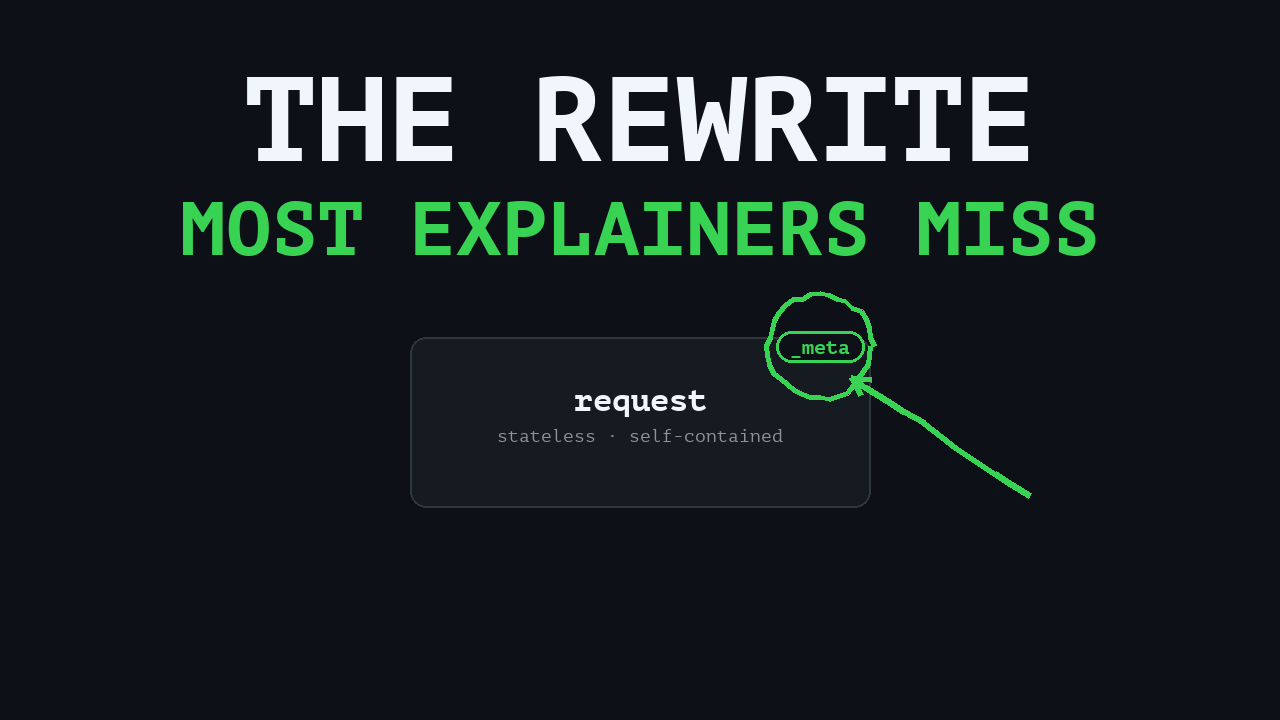
#> input picture episodes/episode-01-what-is-mcp/thumbnails/thumb-b.png, 1280 x 720 px
$ python -i compose_thumbnails.py   (imports and definitions only)
#> lines starting #> are read from the running program, lines starting #| are printed output that depends on the picture
### .codex-marketplace/youtube-video-generator/tools/dual_host/common.py
"""Shared helpers for the toolkit: where things live, API keys, channel config and fonts.

Two roots matter:
- CODE_ROOT:    the folder that holds this toolkit (the cloned repo, or the Claude Code plugin cache).
- PROJECT_ROOT: the creator's working folder, where .env, channel-config.md, assets/ and episodes/ live.
In a normal clone they are the same folder. When the toolkit is installed as a Claude Code plugin they differ,
so user files are always looked up in PROJECT_ROOT first.
"""
import os
import re
import sys

CODE_ROOT = os.path.abspath(os.path.join(os.path.dirname(__file__), "..", ".."))


def find_project_root():
    """YTVG_PROJECT wins, then the nearest folder (from the current one upward) that looks like a project."""
    env = os.environ.get("YTVG_PROJECT")
    if env and os.path.isdir(env):
        return os.path.abspath(env)
    d = os.path.abspath(os.getcwd())
    while True:
        if any(os.path.exists(os.path.join(d, m)) for m in ("channel-config.md", ".env")) or os.path.isdir(os.path.join(d, "episodes")):
            return d
        parent = os.path.dirname(d)
        if parent == d:
            return CODE_ROOT
        d = parent


PROJECT_ROOT = find_project_root()


# [26 lines left out: functions data_path, env_key, not called in this run]


# ---------------------------------------------------------------- channel config
_CONFIG = None


# [12 lines left out: function load_config, not called in this run]


def cfg(key, default=None):
    return load_config().get(key.lower(), default)


# [5 lines left out: function cfg_float, not called in this run]


# ---------------------------------------------------------------- fonts (macOS, Windows, Linux)
_FONT_FILES = {
    "impact": ["/System/Library/Fonts/Supplemental/Impact.ttf", r"C:\Windows\Fonts\impact.ttf",
               "/usr/share/fonts/truetype/msttcorefonts/Impact.ttf", "/usr/share/fonts/truetype/dejavu/DejaVuSans-Bold.ttf",
               "/usr/share/fonts/truetype/liberation/LiberationSans-Bold.ttf", "/usr/share/fonts/dejavu/DejaVuSans-Bold.ttf"],
    "black": ["/System/Library/Fonts/Supplemental/Arial Black.ttf", r"C:\Windows\Fonts\ariblk.ttf",
              "/usr/share/fonts/truetype/msttcorefonts/Arial_Black.ttf", "/usr/share/fonts/truetype/dejavu/DejaVuSans-Bold.ttf",
              "/usr/share/fonts/truetype/liberation/LiberationSans-Bold.ttf", "/usr/share/fonts/dejavu/DejaVuSans-Bold.ttf"],
    "bold": ["/System/Library/Fonts/Helvetica.ttc|1", "/System/Library/Fonts/Supplemental/Arial Bold.ttf", r"C:\Windows\Fonts\arialbd.ttf",
             "/usr/share/fonts/truetype/dejavu/DejaVuSans-Bold.ttf", "/usr/share/fonts/truetype/liberation/LiberationSans-Bold.ttf",
             "/usr/share/fonts/dejavu/DejaVuSans-Bold.ttf"],
    "regular": ["/System/Library/Fonts/Helvetica.ttc|0", "/System/Library/Fonts/Supplemental/Arial.ttf", r"C:\Windows\Fonts\arial.ttf",
                "/usr/share/fonts/truetype/dejavu/DejaVuSans.ttf", "/usr/share/fonts/truetype/liberation/LiberationSans-Regular.ttf",
                "/usr/share/fonts/dejavu/DejaVuSans.ttf"],
}
_EMOJI_FONTS = [("/System/Library/Fonts/Apple Color Emoji.ttc", 160), (r"C:\Windows\Fonts\seguiemj.ttf", 109),
                ("/usr/share/fonts/truetype/noto/NotoColorEmoji.ttf", 109), ("/usr/share/fonts/noto/NotoColorEmoji.ttf", 109)]


# [26 lines left out: functions find_font, emoji_font, not called in this run]

### tools/dual_host/compose_thumbnails.py
#!/usr/bin/env python3
"""Compose episode thumbnails (1280x720) from a small spec file. Text is drawn here, never by an image model,
so spelling and edge margins are always correct.

Usage: compose_thumbnails.py <episode_dir> [<episode_dir> ...]
       compose_thumbnails.py --spec <episode_dir>            (same thing, older spelling)

Reads   <episode_dir>/thumbnail-spec.json
Writes  <episode_dir>/thumbnails/thumb-a.png, thumb-b.png and copies thumb-a.png to <episode_dir>/thumbnail-final.png.
Exactly two options per episode, so the pick stays easy.

Spec (see docs/THUMBNAILS.md):
{
  "series_number": "04",                      shown as the EPISODE tag; use the published number
  "a": { "shot": "thinking",                  presenter shot name from assets/presenter/, "presenter" (your saved photo), "photo:<cutout.png>", or "none"
         "lines": [["stdio vs", 190, "YELLOW"], ["HTTP", 300, "GREEN"]],
         "banner": "CHANGED IN 2026", "banner_size": 54, "max_w": 590,
         "icons": [["wrench", "Tools"]],      optional emoji row under the banner
         "panels": {"title": [["WHICH ONE?", 130, "YELLOW"]], "items": [["stdio", "memo", "BLUE"]]},   optional panel layout
         "hero": {"left": "64", "right": "1", "size": 270, "banner": "ONE PROTOCOL", "banner_size": 42}   optional big-number layout
       },
  "b": { ... same keys ... }
}
Colors: YELLOW GREEN WHITE RED BLUE ORANGE. If a presenter shot is missing, a face-less navy background is used.
"""
import os, shutil, sys
from PIL import Image, ImageOps, ImageDraw, ImageEnhance, ImageFilter

sys.path.insert(0, os.path.dirname(os.path.abspath(__file__)))
from common import cfg, data_path, emoji_font, find_font  # noqa: E402

W, H = 1280, 720
YELLOW, GREEN, WHITE, RED, DARK = (255, 213, 0), (46, 204, 64), (255, 255, 255), (200, 16, 30), (6, 10, 22)
BLUE, ORANGE, GREEN_P = (28, 110, 230), (240, 130, 20), (30, 150, 60)
COLORS = {"YELLOW": YELLOW, "GREEN": GREEN, "WHITE": WHITE, "RED": RED, "BLUE": BLUE, "ORANGE": ORANGE}
PANEL_COLORS = {"BLUE": BLUE, "GREEN": GREEN_P, "ORANGE": ORANGE, "RED": RED, "YELLOW": (200, 160, 0)}
EMOJI = {"wrench": "\U0001F527", "folder": "\U0001F4C1", "bulb": "\U0001F4A1", "search": "\U0001F50D", "memo": "\U0001F4DD",
         "globe": "\U0001F310", "lock": "\U0001F512", "gear": "⚙", "rocket": "\U0001F680", "check": "✅"}
LEFT, TOP, BOTTOM = 56, 56, 585  # content must stay inside this box (the badge sits below)
_WARNED = set()


def impact(size):
    return find_font("impact", size)


def black(size):
    return find_font("black", size)


# [22 lines left out: functions emoji, text_block, not called in this run]


def measure(d, s, font, stroke=9):
    b = d.textbbox((0, 0), s, font=font, stroke_width=stroke)
    return b[2] - b[0], b[3] - b[1]


# [51 lines left out: functions banner, badge, stack, draw_stack, not called in this run]


# ---------------------------------------------------------------- backgrounds
def navy_background():
    bg = Image.new("RGB", (W, H), (8, 13, 27))
    glow = Image.new("RGB", (W, H), (8, 13, 27))
    ImageDraw.Draw(glow).ellipse([650, -120, 1450, 700], fill=(22, 52, 112))
    return Image.blend(bg, glow.filter(ImageFilter.GaussianBlur(120)), 0.9)


def photo_base(cutout_path, face_center_x=960, scale=1.15, top=-6, flip=False):
    """Real photo (transparent PNG cutout) on the navy background with a soft blue halo."""
#> called with face_center_x = 960, scale = 1.15, top = -6, flip = False
    cut = Image.open(cutout_path).convert("RGBA")
    if flip:  # mirror the photo so the person looks toward the headline on the left
        cut = ImageOps.mirror(cut)
    rgb = cut.convert("RGB")
#> rgb is the input picture: PIL image 1280x720 RGB; mean R, G, B 22.9, 31.2, 33.6
    rgb = ImageEnhance.Color(ImageEnhance.Contrast(ImageEnhance.Brightness(rgb).enhance(1.08)).enhance(1.08)).enhance(1.05)
    cut = Image.merge("RGBA", (*rgb.split(), cut.split()[3]))
    cut = cut.resize((int(cut.width * scale), int(cut.height * scale)), Image.LANCZOS)
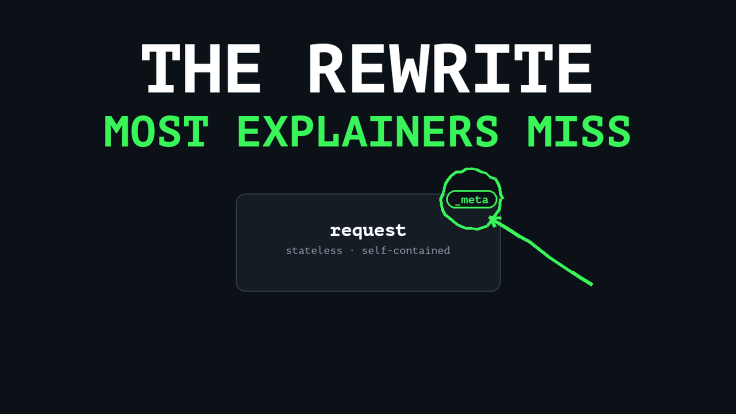
#> cut: PIL image 1472x827 RGBA (shown at 1/2 size); mean R, G, B, A 21.7, 32.5, 34, 255
    sharp = cut.convert("RGB").filter(ImageFilter.UnsharpMask(radius=1.6, percent=85, threshold=2))
    cut = Image.merge("RGBA", (*sharp.split(), cut.split()[3]))
    bbox = cut.getbbox()
#> bbox = (0, 0, 1472, 827)
    face_x = bbox[0] + int((bbox[2] - bbox[0]) * (0.60 if flip else 0.40))
#> face_x = 588
    person = Image.new("RGBA", (W, H), (0, 0, 0, 0))
#> person: PIL image 1280x720 RGBA; every value is 0
    person.paste(cut, (face_center_x - face_x, top), cut)
    halo = person.split()[3].filter(ImageFilter.MaxFilter(31)).filter(ImageFilter.GaussianBlur(22))
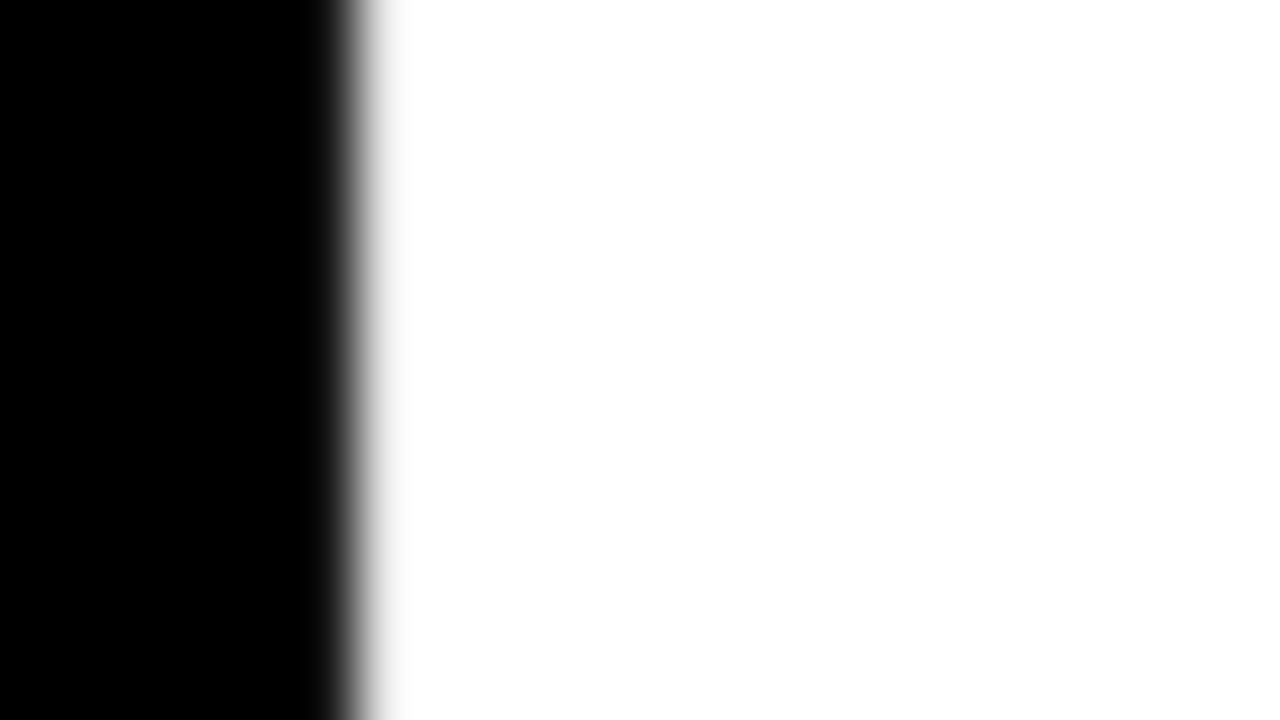
#> halo: PIL image 1280x720 L; min 0, max 255, mean 183.9
    base = Image.composite(Image.new("RGB", (W, H), (70, 150, 255)), navy_background(), halo.point(lambda v: int(v * 0.55)))
#> in navy_background, `return Image.blend(bg, glow.filter(ImageFilter.GaussianBlur(120)), 0.9)`:
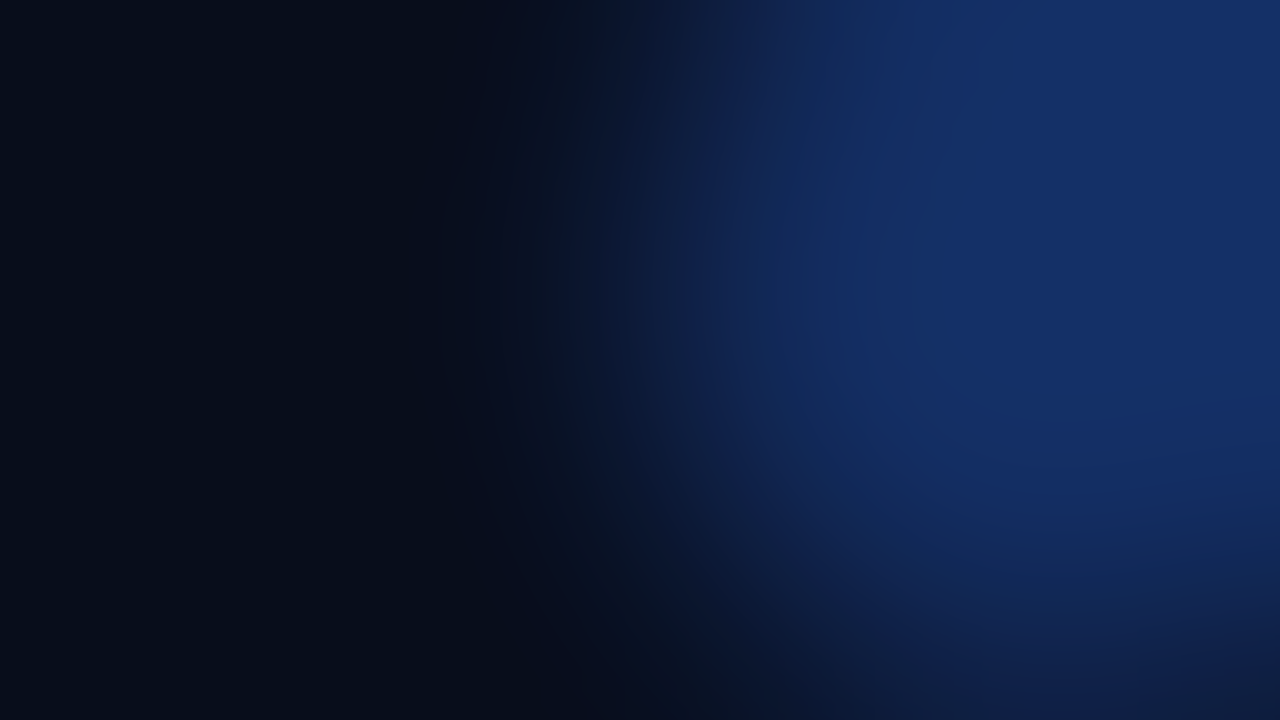
#> returned value: PIL image 1280x720 RGB; mean R, G, B 12.8, 27.1, 58
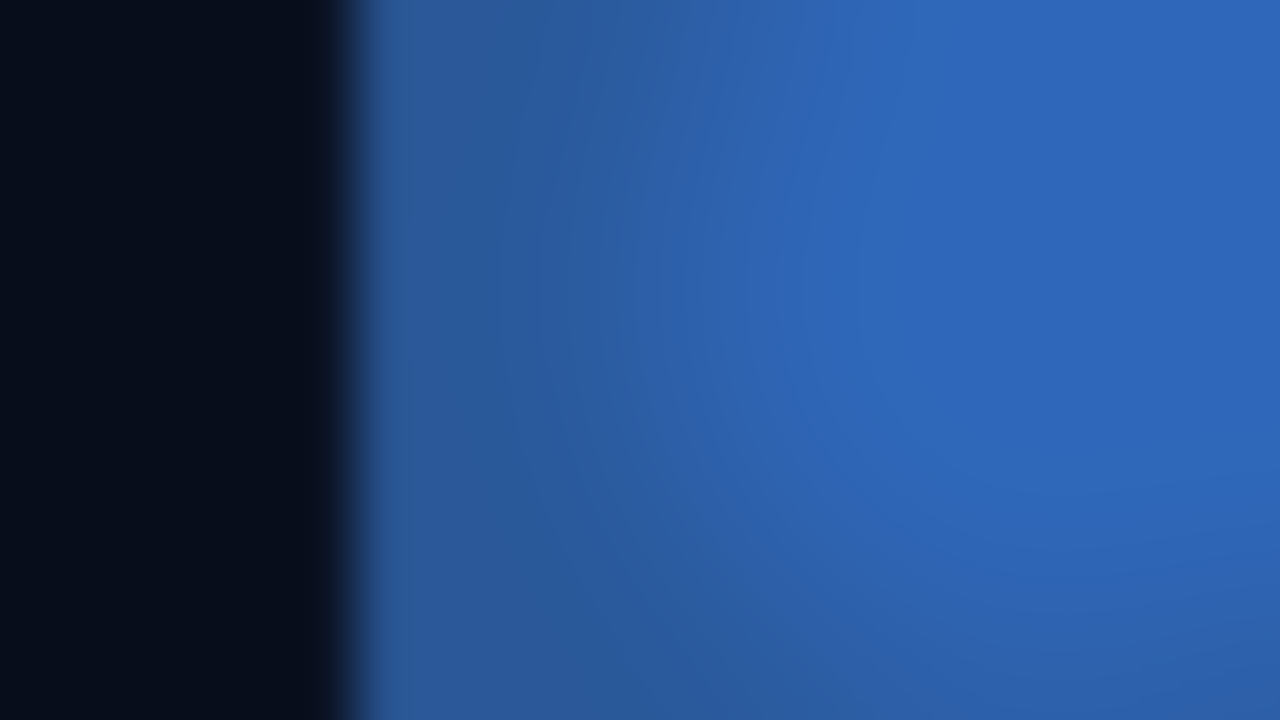
#> base: PIL image 1280x720 RGB; mean R, G, B 34.6, 73.6, 131.2
    base = base.convert("RGBA")
#> base: PIL image 1280x720 RGBA
    base.alpha_composite(person)
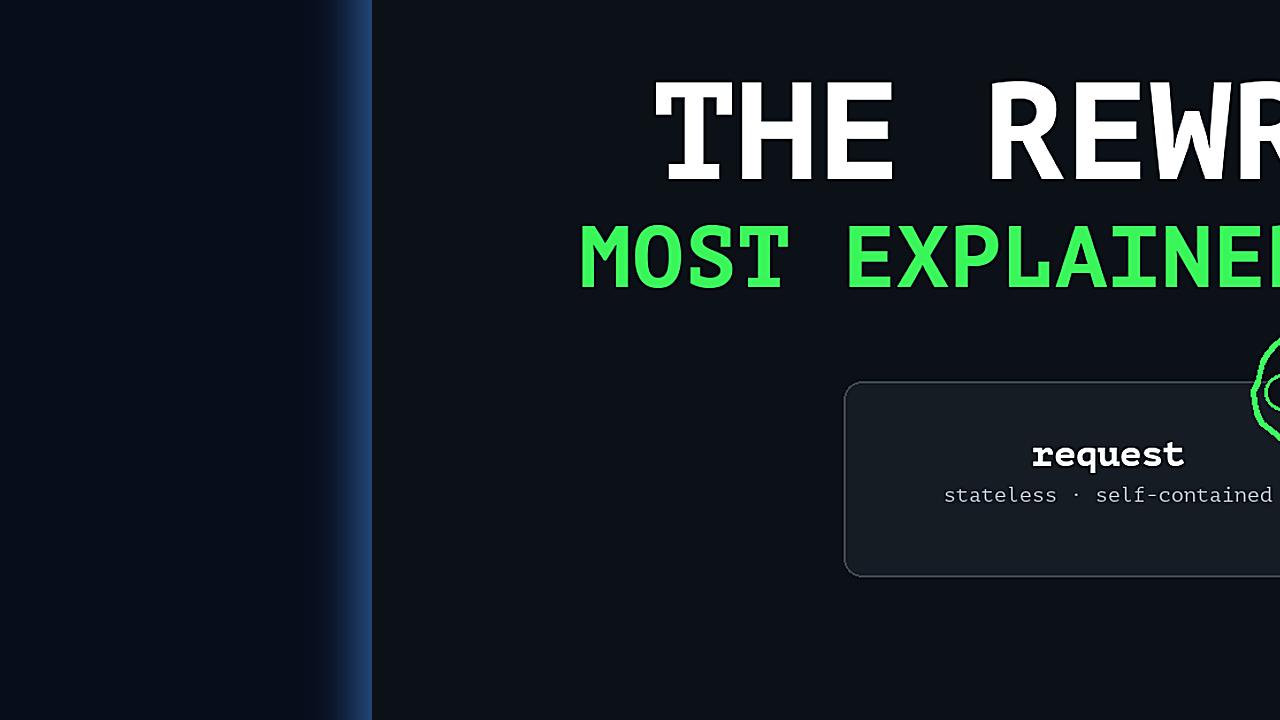
#> base: PIL image 1280x720 RGBA; mean R, G, B, A 20.4, 30.4, 36, 255
    return base.convert("RGB")


def _truthy(v):
    return str(v).split("#")[0].strip().lower() in ("1", "true", "yes", "on")


# [112 lines left out: functions base, icons_row, draw_panels, draw_hero, build_variant, run_spec and 1 more, not called in this run]


# [2 lines not run here, left out]

>>> result = photo_base('../../episodes/episode-01-what-is-mcp/thumbnails/thumb-b.png')
